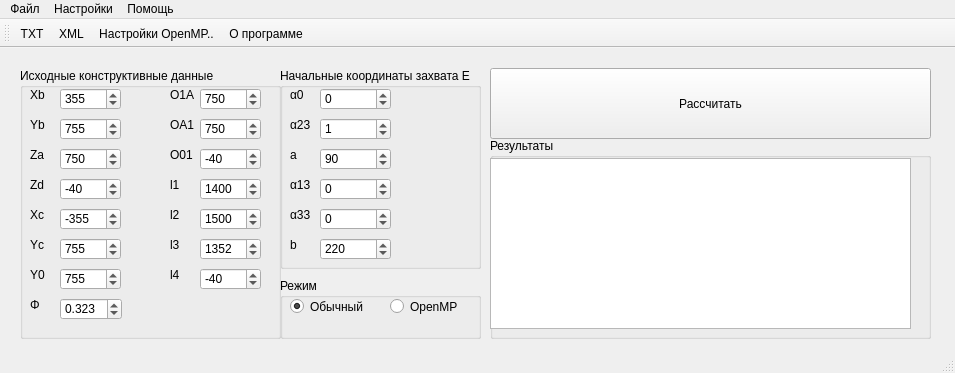
<?xml version="1.0" encoding="UTF-8"?>
<ui version="4.0">
 <class>MainWindow</class>
 <widget class="QMainWindow" name="MainWindow">
  <property name="geometry">
   <rect>
    <x>0</x>
    <y>0</y>
    <width>955</width>
    <height>373</height>
   </rect>
  </property>
  <property name="sizePolicy">
   <sizepolicy hsizetype="Fixed" vsizetype="Fixed">
    <horstretch>0</horstretch>
    <verstretch>0</verstretch>
   </sizepolicy>
  </property>
  <property name="windowTitle">
   <string>ManipQT</string>
  </property>
  <property name="windowIcon">
   <iconset resource="resourses.qrc">
    <normaloff>:/logo/logo/industrial-robot.png</normaloff>:/logo/logo/industrial-robot.png</iconset>
  </property>
  <widget class="QWidget" name="centralWidget">
   <widget class="QGroupBox" name="groupBox_4">
    <property name="geometry">
     <rect>
      <x>280</x>
      <y>230</y>
      <width>201</width>
      <height>61</height>
     </rect>
    </property>
    <property name="title">
     <string>Режим</string>
    </property>
    <widget class="QRadioButton" name="Usual_radioButton">
     <property name="geometry">
      <rect>
       <x>10</x>
       <y>20</y>
       <width>82</width>
       <height>17</height>
      </rect>
     </property>
     <property name="text">
      <string>Обычный</string>
     </property>
     <property name="checked">
      <bool>true</bool>
     </property>
    </widget>
    <widget class="QRadioButton" name="OMP_radioButton">
     <property name="geometry">
      <rect>
       <x>110</x>
       <y>20</y>
       <width>82</width>
       <height>17</height>
      </rect>
     </property>
     <property name="text">
      <string>OpenMP</string>
     </property>
    </widget>
   </widget>
   <widget class="QPushButton" name="Calculate_pushButton">
    <property name="geometry">
     <rect>
      <x>490</x>
      <y>20</y>
      <width>441</width>
      <height>71</height>
     </rect>
    </property>
    <property name="text">
     <string>Рассчитать</string>
    </property>
   </widget>
   <widget class="QGroupBox" name="groupBox">
    <property name="geometry">
     <rect>
      <x>20</x>
      <y>20</y>
      <width>261</width>
      <height>271</height>
     </rect>
    </property>
    <property name="title">
     <string>Исходные конструктивные данные</string>
    </property>
    <widget class="QLabel" name="label_12">
     <property name="geometry">
      <rect>
       <x>150</x>
       <y>170</y>
       <width>47</width>
       <height>13</height>
      </rect>
     </property>
     <property name="text">
      <string>l3</string>
     </property>
    </widget>
    <widget class="QLabel" name="label">
     <property name="geometry">
      <rect>
       <x>10</x>
       <y>20</y>
       <width>47</width>
       <height>13</height>
      </rect>
     </property>
     <property name="text">
      <string>Xb</string>
     </property>
    </widget>
    <widget class="QLabel" name="label_3">
     <property name="geometry">
      <rect>
       <x>10</x>
       <y>80</y>
       <width>47</width>
       <height>13</height>
      </rect>
     </property>
     <property name="text">
      <string>Za</string>
     </property>
    </widget>
    <widget class="QLabel" name="label_14">
     <property name="geometry">
      <rect>
       <x>150</x>
       <y>50</y>
       <width>47</width>
       <height>13</height>
      </rect>
     </property>
     <property name="text">
      <string>OA1</string>
     </property>
    </widget>
    <widget class="QLabel" name="label_11">
     <property name="geometry">
      <rect>
       <x>150</x>
       <y>200</y>
       <width>47</width>
       <height>13</height>
      </rect>
     </property>
     <property name="text">
      <string>l4</string>
     </property>
    </widget>
    <widget class="QLabel" name="label_2">
     <property name="geometry">
      <rect>
       <x>10</x>
       <y>50</y>
       <width>47</width>
       <height>13</height>
      </rect>
     </property>
     <property name="text">
      <string>Yb</string>
     </property>
    </widget>
    <widget class="QLabel" name="label_10">
     <property name="geometry">
      <rect>
       <x>150</x>
       <y>20</y>
       <width>47</width>
       <height>13</height>
      </rect>
     </property>
     <property name="text">
      <string>O1A</string>
     </property>
    </widget>
    <widget class="QLabel" name="label_9">
     <property name="geometry">
      <rect>
       <x>150</x>
       <y>110</y>
       <width>47</width>
       <height>13</height>
      </rect>
     </property>
     <property name="text">
      <string>l1</string>
     </property>
    </widget>
    <widget class="QLabel" name="label_13">
     <property name="geometry">
      <rect>
       <x>150</x>
       <y>140</y>
       <width>47</width>
       <height>13</height>
      </rect>
     </property>
     <property name="text">
      <string>l2</string>
     </property>
    </widget>
    <widget class="QLabel" name="label_8">
     <property name="geometry">
      <rect>
       <x>150</x>
       <y>80</y>
       <width>47</width>
       <height>13</height>
      </rect>
     </property>
     <property name="text">
      <string>O01</string>
     </property>
    </widget>
    <widget class="QLabel" name="label_6">
     <property name="geometry">
      <rect>
       <x>10</x>
       <y>170</y>
       <width>47</width>
       <height>13</height>
      </rect>
     </property>
     <property name="text">
      <string>Yc</string>
     </property>
    </widget>
    <widget class="QLabel" name="label_4">
     <property name="geometry">
      <rect>
       <x>10</x>
       <y>110</y>
       <width>47</width>
       <height>13</height>
      </rect>
     </property>
     <property name="text">
      <string>Zd</string>
     </property>
    </widget>
    <widget class="QLabel" name="label_7">
     <property name="geometry">
      <rect>
       <x>10</x>
       <y>200</y>
       <width>47</width>
       <height>13</height>
      </rect>
     </property>
     <property name="text">
      <string>Y0</string>
     </property>
    </widget>
    <widget class="QLabel" name="label_5">
     <property name="geometry">
      <rect>
       <x>10</x>
       <y>140</y>
       <width>47</width>
       <height>13</height>
      </rect>
     </property>
     <property name="text">
      <string>Xc</string>
     </property>
    </widget>
    <widget class="QLabel" name="label_15">
     <property name="geometry">
      <rect>
       <x>10</x>
       <y>230</y>
       <width>47</width>
       <height>13</height>
      </rect>
     </property>
     <property name="text">
      <string>Φ</string>
     </property>
    </widget>
    <widget class="QDoubleSpinBox" name="fi_doubleSpinBox">
     <property name="geometry">
      <rect>
       <x>40</x>
       <y>230</y>
       <width>62</width>
       <height>22</height>
      </rect>
     </property>
     <property name="decimals">
      <number>3</number>
     </property>
     <property name="minimum">
      <double>-1.000000000000000</double>
     </property>
     <property name="maximum">
      <double>1.000000000000000</double>
     </property>
     <property name="singleStep">
      <double>0.001000000000000</double>
     </property>
     <property name="value">
      <double>0.323000000000000</double>
     </property>
    </widget>
    <widget class="QSpinBox" name="Xb_spinBox">
     <property name="geometry">
      <rect>
       <x>40</x>
       <y>20</y>
       <width>61</width>
       <height>22</height>
      </rect>
     </property>
     <property name="minimum">
      <number>-2000</number>
     </property>
     <property name="maximum">
      <number>2000</number>
     </property>
     <property name="value">
      <number>355</number>
     </property>
    </widget>
    <widget class="QSpinBox" name="Yb_spinBox">
     <property name="geometry">
      <rect>
       <x>40</x>
       <y>50</y>
       <width>61</width>
       <height>22</height>
      </rect>
     </property>
     <property name="minimum">
      <number>-2000</number>
     </property>
     <property name="maximum">
      <number>2000</number>
     </property>
     <property name="value">
      <number>755</number>
     </property>
    </widget>
    <widget class="QSpinBox" name="Za_spinBox">
     <property name="geometry">
      <rect>
       <x>40</x>
       <y>80</y>
       <width>61</width>
       <height>22</height>
      </rect>
     </property>
     <property name="minimum">
      <number>-2000</number>
     </property>
     <property name="maximum">
      <number>2000</number>
     </property>
     <property name="value">
      <number>750</number>
     </property>
    </widget>
    <widget class="QSpinBox" name="Zd_spinBox">
     <property name="geometry">
      <rect>
       <x>40</x>
       <y>110</y>
       <width>61</width>
       <height>22</height>
      </rect>
     </property>
     <property name="minimum">
      <number>-2000</number>
     </property>
     <property name="maximum">
      <number>2000</number>
     </property>
     <property name="value">
      <number>-40</number>
     </property>
    </widget>
    <widget class="QSpinBox" name="Xc_spinBox">
     <property name="geometry">
      <rect>
       <x>40</x>
       <y>140</y>
       <width>61</width>
       <height>22</height>
      </rect>
     </property>
     <property name="minimum">
      <number>-2000</number>
     </property>
     <property name="maximum">
      <number>2000</number>
     </property>
     <property name="value">
      <number>-355</number>
     </property>
    </widget>
    <widget class="QSpinBox" name="Yc_spinBox">
     <property name="geometry">
      <rect>
       <x>40</x>
       <y>170</y>
       <width>61</width>
       <height>22</height>
      </rect>
     </property>
     <property name="minimum">
      <number>-2000</number>
     </property>
     <property name="maximum">
      <number>2000</number>
     </property>
     <property name="value">
      <number>755</number>
     </property>
    </widget>
    <widget class="QSpinBox" name="Y0_spinBox">
     <property name="geometry">
      <rect>
       <x>40</x>
       <y>200</y>
       <width>61</width>
       <height>22</height>
      </rect>
     </property>
     <property name="minimum">
      <number>-2000</number>
     </property>
     <property name="maximum">
      <number>2000</number>
     </property>
     <property name="value">
      <number>755</number>
     </property>
    </widget>
    <widget class="QSpinBox" name="O1A_spinBox">
     <property name="geometry">
      <rect>
       <x>180</x>
       <y>20</y>
       <width>61</width>
       <height>22</height>
      </rect>
     </property>
     <property name="minimum">
      <number>-2000</number>
     </property>
     <property name="maximum">
      <number>2000</number>
     </property>
     <property name="value">
      <number>750</number>
     </property>
    </widget>
    <widget class="QSpinBox" name="l4_spinBox">
     <property name="geometry">
      <rect>
       <x>180</x>
       <y>200</y>
       <width>61</width>
       <height>22</height>
      </rect>
     </property>
     <property name="minimum">
      <number>-2000</number>
     </property>
     <property name="maximum">
      <number>2000</number>
     </property>
     <property name="value">
      <number>-40</number>
     </property>
    </widget>
    <widget class="QSpinBox" name="O01_spinBox">
     <property name="geometry">
      <rect>
       <x>180</x>
       <y>80</y>
       <width>61</width>
       <height>22</height>
      </rect>
     </property>
     <property name="minimum">
      <number>-2000</number>
     </property>
     <property name="maximum">
      <number>2000</number>
     </property>
     <property name="value">
      <number>-40</number>
     </property>
    </widget>
    <widget class="QSpinBox" name="l3_spinBox">
     <property name="geometry">
      <rect>
       <x>180</x>
       <y>170</y>
       <width>61</width>
       <height>22</height>
      </rect>
     </property>
     <property name="minimum">
      <number>-2000</number>
     </property>
     <property name="maximum">
      <number>2000</number>
     </property>
     <property name="value">
      <number>1352</number>
     </property>
    </widget>
    <widget class="QSpinBox" name="l2_spinBox">
     <property name="geometry">
      <rect>
       <x>180</x>
       <y>140</y>
       <width>61</width>
       <height>22</height>
      </rect>
     </property>
     <property name="minimum">
      <number>-2000</number>
     </property>
     <property name="maximum">
      <number>2000</number>
     </property>
     <property name="value">
      <number>1500</number>
     </property>
    </widget>
    <widget class="QSpinBox" name="l1_spinBox">
     <property name="geometry">
      <rect>
       <x>180</x>
       <y>110</y>
       <width>61</width>
       <height>22</height>
      </rect>
     </property>
     <property name="minimum">
      <number>-2000</number>
     </property>
     <property name="maximum">
      <number>2000</number>
     </property>
     <property name="value">
      <number>1400</number>
     </property>
    </widget>
    <widget class="QSpinBox" name="OA1_spinBox">
     <property name="geometry">
      <rect>
       <x>180</x>
       <y>50</y>
       <width>61</width>
       <height>22</height>
      </rect>
     </property>
     <property name="minimum">
      <number>-2000</number>
     </property>
     <property name="maximum">
      <number>2000</number>
     </property>
     <property name="value">
      <number>750</number>
     </property>
    </widget>
   </widget>
   <widget class="QGroupBox" name="groupBox_3">
    <property name="geometry">
     <rect>
      <x>490</x>
      <y>90</y>
      <width>441</width>
      <height>201</height>
     </rect>
    </property>
    <property name="title">
     <string>Результаты</string>
    </property>
    <widget class="QTextBrowser" name="Result_textBrowser">
     <property name="geometry">
      <rect>
       <x>0</x>
       <y>20</y>
       <width>421</width>
       <height>171</height>
      </rect>
     </property>
    </widget>
   </widget>
   <widget class="QGroupBox" name="groupBox_2">
    <property name="geometry">
     <rect>
      <x>280</x>
      <y>20</y>
      <width>201</width>
      <height>201</height>
     </rect>
    </property>
    <property name="title">
     <string>Начальные координаты захвата Е</string>
    </property>
    <widget class="QLabel" name="label_16">
     <property name="geometry">
      <rect>
       <x>10</x>
       <y>140</y>
       <width>47</width>
       <height>13</height>
      </rect>
     </property>
     <property name="text">
      <string>α33</string>
     </property>
    </widget>
    <widget class="QLabel" name="label_17">
     <property name="geometry">
      <rect>
       <x>10</x>
       <y>20</y>
       <width>47</width>
       <height>13</height>
      </rect>
     </property>
     <property name="text">
      <string>α0</string>
     </property>
    </widget>
    <widget class="QLabel" name="label_18">
     <property name="geometry">
      <rect>
       <x>10</x>
       <y>80</y>
       <width>47</width>
       <height>13</height>
      </rect>
     </property>
     <property name="text">
      <string>a</string>
     </property>
    </widget>
    <widget class="QLabel" name="label_19">
     <property name="geometry">
      <rect>
       <x>10</x>
       <y>170</y>
       <width>47</width>
       <height>13</height>
      </rect>
     </property>
     <property name="text">
      <string>b</string>
     </property>
    </widget>
    <widget class="QLabel" name="label_20">
     <property name="geometry">
      <rect>
       <x>10</x>
       <y>50</y>
       <width>47</width>
       <height>13</height>
      </rect>
     </property>
     <property name="text">
      <string>α23</string>
     </property>
    </widget>
    <widget class="QLabel" name="label_21">
     <property name="geometry">
      <rect>
       <x>10</x>
       <y>110</y>
       <width>47</width>
       <height>13</height>
      </rect>
     </property>
     <property name="text">
      <string>α13</string>
     </property>
    </widget>
    <widget class="QSpinBox" name="alpha0_spinBox">
     <property name="geometry">
      <rect>
       <x>40</x>
       <y>20</y>
       <width>71</width>
       <height>22</height>
      </rect>
     </property>
     <property name="minimum">
      <number>-500</number>
     </property>
     <property name="maximum">
      <number>500</number>
     </property>
    </widget>
    <widget class="QSpinBox" name="alpha23_spinBox">
     <property name="geometry">
      <rect>
       <x>40</x>
       <y>50</y>
       <width>71</width>
       <height>22</height>
      </rect>
     </property>
     <property name="minimum">
      <number>-500</number>
     </property>
     <property name="maximum">
      <number>500</number>
     </property>
     <property name="value">
      <number>1</number>
     </property>
    </widget>
    <widget class="QSpinBox" name="alpha_spinBox">
     <property name="geometry">
      <rect>
       <x>40</x>
       <y>80</y>
       <width>71</width>
       <height>22</height>
      </rect>
     </property>
     <property name="minimum">
      <number>-500</number>
     </property>
     <property name="maximum">
      <number>500</number>
     </property>
     <property name="value">
      <number>90</number>
     </property>
    </widget>
    <widget class="QSpinBox" name="alpha13_spinBox">
     <property name="geometry">
      <rect>
       <x>40</x>
       <y>110</y>
       <width>71</width>
       <height>22</height>
      </rect>
     </property>
     <property name="minimum">
      <number>-500</number>
     </property>
     <property name="maximum">
      <number>500</number>
     </property>
    </widget>
    <widget class="QSpinBox" name="alpha33_spinBox">
     <property name="geometry">
      <rect>
       <x>40</x>
       <y>140</y>
       <width>71</width>
       <height>22</height>
      </rect>
     </property>
     <property name="minimum">
      <number>-500</number>
     </property>
     <property name="maximum">
      <number>500</number>
     </property>
    </widget>
    <widget class="QSpinBox" name="b_spinBox">
     <property name="geometry">
      <rect>
       <x>40</x>
       <y>170</y>
       <width>71</width>
       <height>22</height>
      </rect>
     </property>
     <property name="minimum">
      <number>-500</number>
     </property>
     <property name="maximum">
      <number>500</number>
     </property>
     <property name="value">
      <number>220</number>
     </property>
    </widget>
   </widget>
  </widget>
  <widget class="QMenuBar" name="menuBar">
   <property name="geometry">
    <rect>
     <x>0</x>
     <y>0</y>
     <width>955</width>
     <height>21</height>
    </rect>
   </property>
   <widget class="QMenu" name="menu">
    <property name="title">
     <string>Файл</string>
    </property>
    <widget class="QMenu" name="Export_menu">
     <property name="enabled">
      <bool>true</bool>
     </property>
     <property name="title">
      <string>Экспорт..</string>
     </property>
     <addaction name="actionTXT"/>
     <addaction name="actionXML"/>
    </widget>
    <addaction name="Export_menu"/>
   </widget>
   <widget class="QMenu" name="menu_2">
    <property name="title">
     <string>Настройки</string>
    </property>
    <addaction name="action_OpenMP"/>
   </widget>
   <widget class="QMenu" name="menu_3">
    <property name="title">
     <string>Помощь</string>
    </property>
    <addaction name="action_about"/>
   </widget>
   <addaction name="menu"/>
   <addaction name="menu_2"/>
   <addaction name="menu_3"/>
  </widget>
  <widget class="QToolBar" name="mainToolBar">
   <attribute name="toolBarArea">
    <enum>TopToolBarArea</enum>
   </attribute>
   <attribute name="toolBarBreak">
    <bool>false</bool>
   </attribute>
   <addaction name="actionTXT"/>
   <addaction name="actionXML"/>
   <addaction name="action_OpenMP"/>
   <addaction name="action_about"/>
  </widget>
  <widget class="QStatusBar" name="statusBar"/>
  <action name="actionTXT">
   <property name="icon">
    <iconset resource="resourses.qrc">
     <normaloff>:/img/img/txt.png</normaloff>:/img/img/txt.png</iconset>
   </property>
   <property name="text">
    <string>TXT</string>
   </property>
   <property name="toolTip">
    <string>Сохранение результатов в TXT</string>
   </property>
  </action>
  <action name="actionXML">
   <property name="icon">
    <iconset resource="resourses.qrc">
     <normaloff>:/img/img/xml.png</normaloff>:/img/img/xml.png</iconset>
   </property>
   <property name="text">
    <string>XML</string>
   </property>
   <property name="toolTip">
    <string>Сохранение результатов в XML</string>
   </property>
  </action>
  <action name="action_OpenMP">
   <property name="icon">
    <iconset resource="resourses.qrc">
     <normaloff>:/img/img/settings.png</normaloff>:/img/img/settings.png</iconset>
   </property>
   <property name="text">
    <string>Настройки OpenMP..</string>
   </property>
  </action>
  <action name="action_about">
   <property name="icon">
    <iconset resource="resourses.qrc">
     <normaloff>:/logo/logo/guide.png</normaloff>:/logo/logo/guide.png</iconset>
   </property>
   <property name="text">
    <string>О программе</string>
   </property>
  </action>
 </widget>
 <layoutdefault spacing="6" margin="11"/>
 <resources>
  <include location="resourses.qrc"/>
 </resources>
 <connections/>
</ui>
